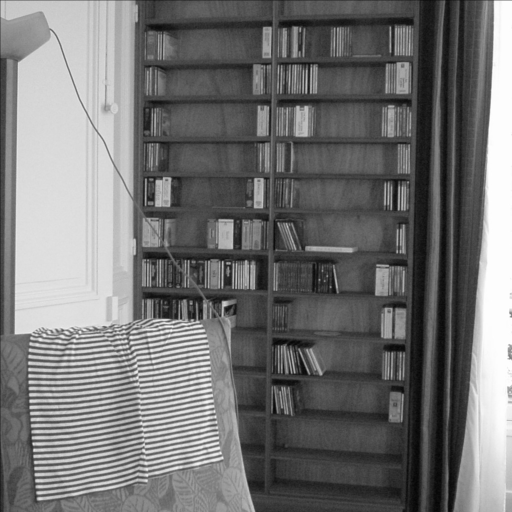
%> input picture TP2/room.pgm, 512 x 512 px
$ octave main.m   (GNU Octave 9; MATLAB toolbox functions it lacks are replaced by stand-ins)
%> lines starting %> are read from the running program, lines starting %| are printed output that depends on the picture
u = double(imread('room.pgm'))/255;
%> u: size 512x512 double; min 0.0196, max 0.996, mean 0.454
imshow(u);

lambda = 3;
v = u(1:lambda:end,1:lambda:end);
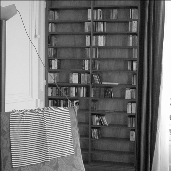
%> v: size 171x171 double; min 0.0235, max 0.996, mean 0.451
w = kron(v,ones(lambda));
[ny,nx] = size(u);
%> ny = 512; nx = 512
imshow([u,w(1:ny,1:nx)]);
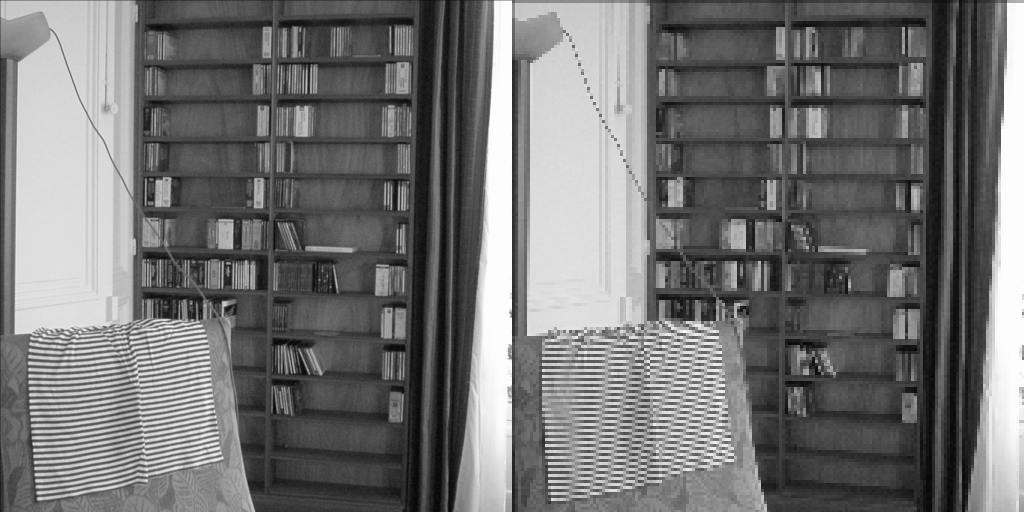
%> displayed picture: size 512x1024, on the screen's scale of 0 to 255; min 5, max 254, mean 115.3

$ run again, with TP2/baobab2.pgm copied over TP2/room.pgm
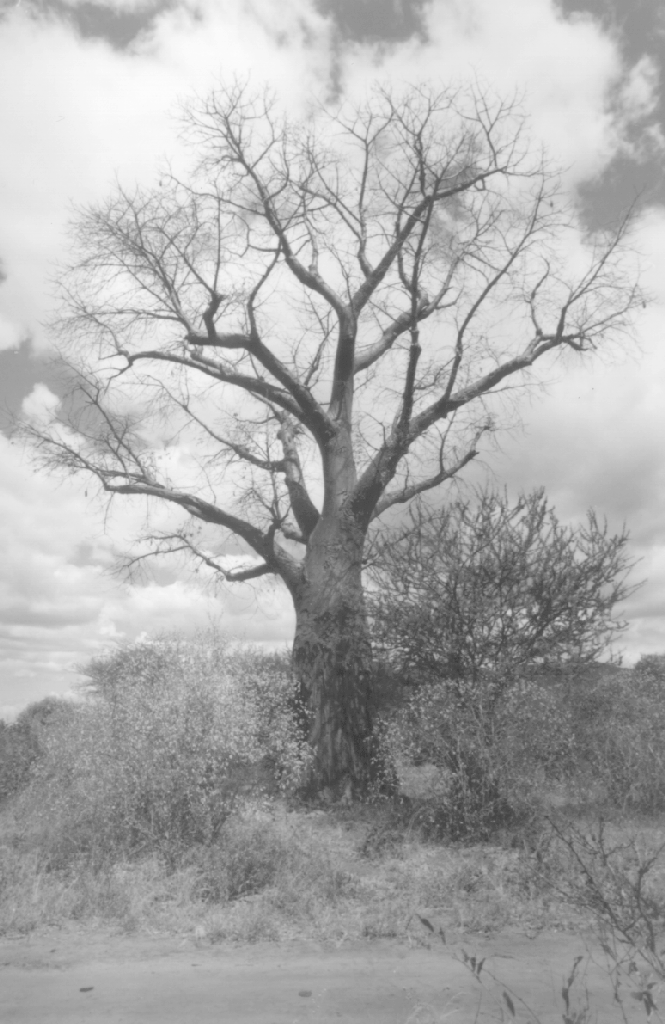
%> input picture TP2/baobab2.pgm, 665 x 1024 px
%> `v = u(1:lambda:end,1:lambda:end);`:
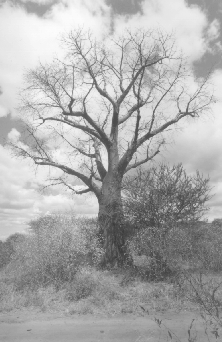
%> v: size 342x222 double; min 0.224, max 0.988, mean 0.672
%> `imshow([u,w(1:ny,1:nx)]);`:
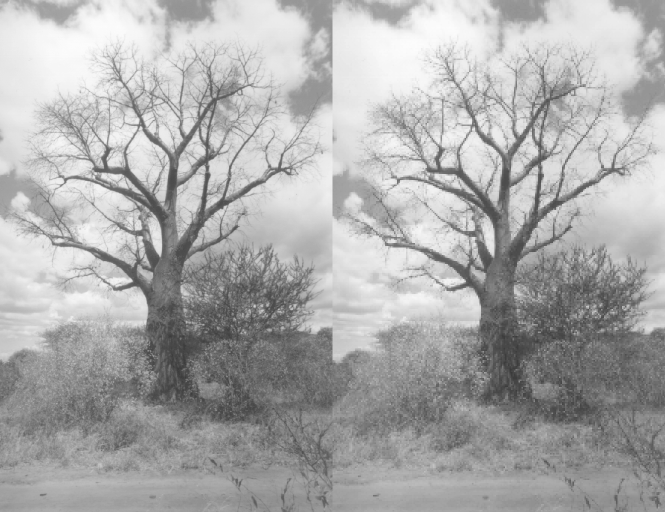
%> displayed picture: size 1024x1330, on the screen's scale of 0 to 255 (shown at 1/2 size); min 57, max 252, mean 171.5

$ run again, with TP2/bouc.pgm copied over TP2/room.pgm
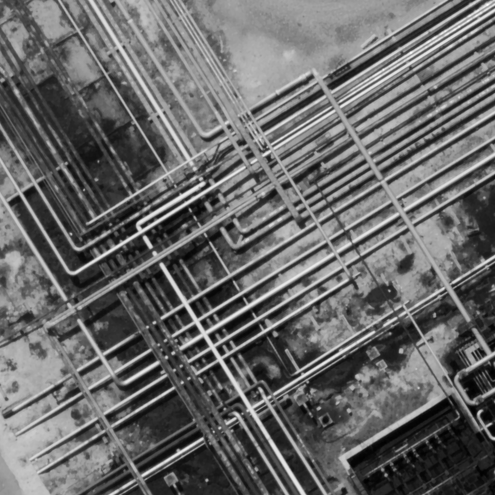
%> input picture TP2/bouc.pgm, 495 x 495 px
%> `v = u(1:lambda:end,1:lambda:end);`:
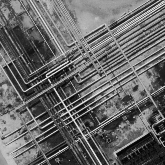
%> v: size 165x165 double; min 0, max 0.922, mean 0.407
%> `imshow([u,w(1:ny,1:nx)]);`:
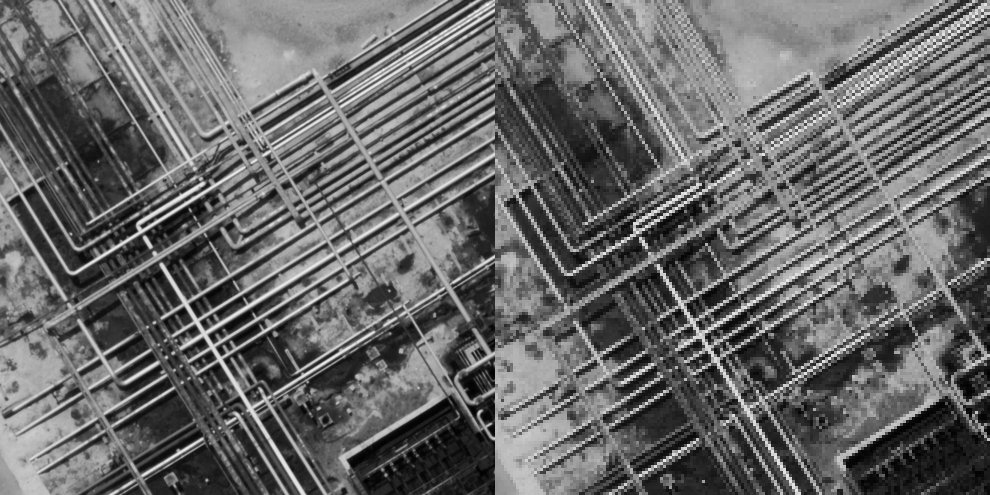
%> displayed picture: size 495x990, on the screen's scale of 0 to 255; min 0, max 255, mean 103.7
